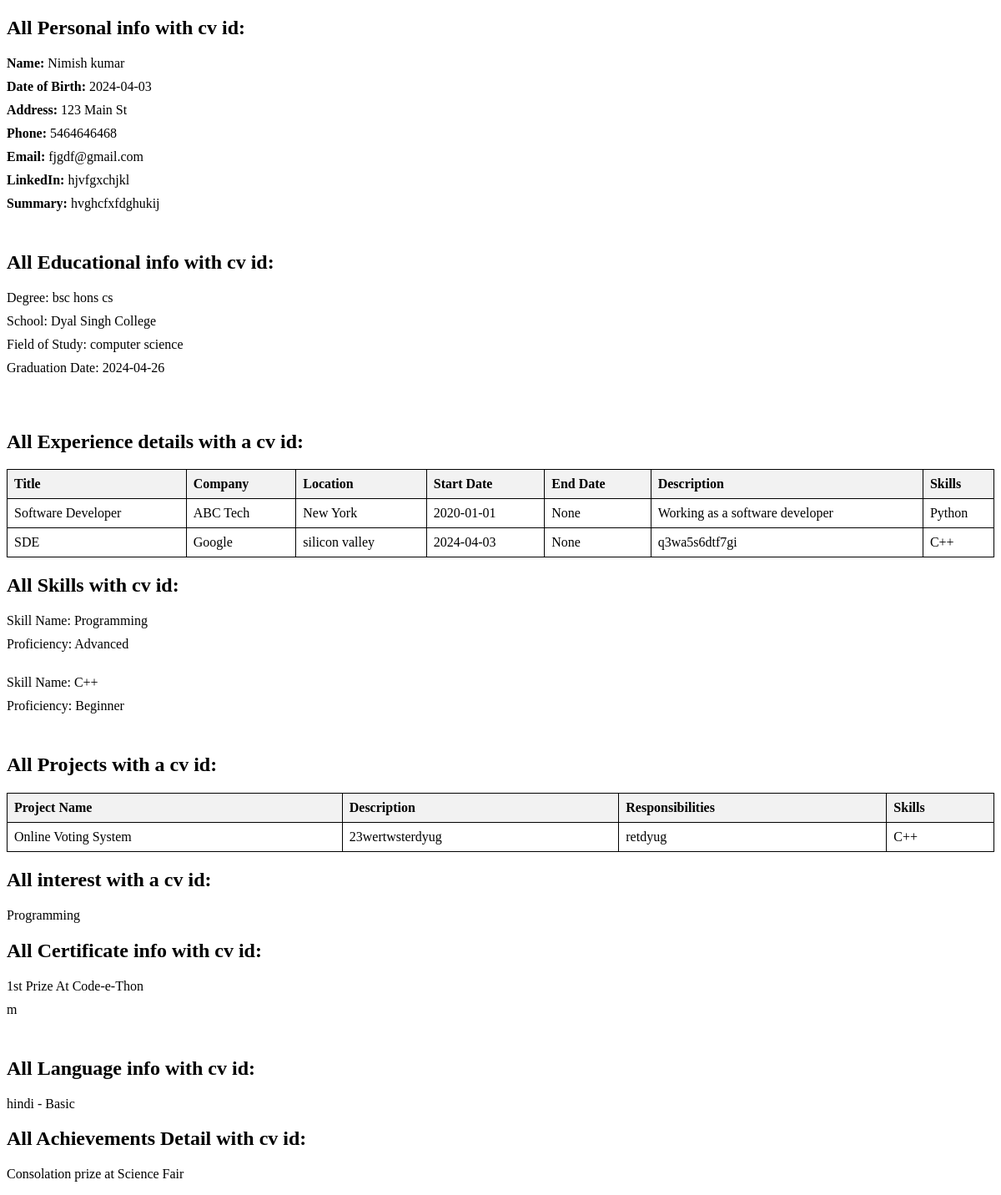
The page /queryall/21 on the database its author committed.
### app.py (models this page shows)
class PersonalInformation(db.Model):
    PersonalInfoID = db.Column(db.Integer, primary_key=True)
    Userid = db.Column(db.Integer, db.ForeignKey("user.Userid"), nullable=False)
    CV_ID = db.Column(
        db.Integer, db.ForeignKey("cv.CV_ID"), nullable=False
    )  # New column for CV ID
    Fname = db.Column(db.String(100), nullable=False)
    Lname = db.Column(db.String(100), nullable=False)
    DOB = db.Column(db.Date, nullable=False)
    Address = db.Column(db.String(255), nullable=False)
    Phn = db.Column(db.String(20), nullable=False)
    Email = db.Column(db.String(100), nullable=False)
    LinkedIn = db.Column(db.String(255))
    Summary = db.Column(db.Text)

class Education(db.Model):
    Edu_ID = db.Column(db.Integer, primary_key=True)
    CV_ID = db.Column(db.Integer, db.ForeignKey("cv.CV_ID"), nullable=False)
    Userid = db.Column(db.Integer, db.ForeignKey("user.Userid"), nullable=False)
    Degree = db.Column(db.String(255), nullable=False)
    School = db.Column(db.String(255), nullable=False)
    FieldofStudy = db.Column(db.String(255), nullable=False)
    Grad_date = db.Column(db.Date, nullable=True)

class Experience(db.Model):
    __tablename__ = "experience"
    ExpID = db.Column(db.Integer, primary_key=True)
    CV_ID = db.Column(db.Integer, db.ForeignKey("cv.CV_ID"), nullable=False)
    Userid = db.Column(db.Integer, db.ForeignKey("user.Userid"), nullable=False)
    current_job = db.Column(db.Boolean, default=False)
    title = db.Column(db.String(255), nullable=False)
    company = db.Column(db.String(255), nullable=False)
    location = db.Column(db.String(255), nullable=False)  # Renamed from Location
    start_date = db.Column(db.Date, nullable=False)  # Renamed from StartDate
    end_date = db.Column(db.Date, nullable=True)  # Renamed from EndDate
    description = db.Column(db.String(255), nullable=False)  # Renamed from Desc
    skill_id = db.Column(db.Integer, db.ForeignKey("skills.SkillID"))

class Skills(db.Model):
    __tablename__ = "skills"
    SkillID = db.Column(db.Integer, primary_key=True)
    Userid = db.Column(db.Integer, db.ForeignKey("user.Userid"), nullable=False)
    CV_ID = db.Column(db.Integer, db.ForeignKey("cv.CV_ID"), nullable=False)
    skill_name = db.Column(db.String(255), nullable=False)  # Renamed from Skillname
    proficiency = db.Column(db.String(255), nullable=False)

class Project(db.Model):
    ProjectID = db.Column(db.Integer, primary_key=True)
    CV_ID = db.Column(db.Integer, db.ForeignKey("cv.CV_ID"), nullable=False)
    Userid = db.Column(db.Integer, db.ForeignKey("user.Userid"), nullable=False)
    skill_id = db.Column(db.Integer, db.ForeignKey("skills.SkillID"))
    PrjtName = db.Column(db.String(255), nullable=False)
    Desc = db.Column(db.String(255), nullable=False)
    Responsibilities = db.Column(db.String(255), nullable=False)

class Interest(db.Model):
    CV_ID = db.Column(db.Integer, db.ForeignKey("cv.CV_ID"), nullable=False)
    InterestID = db.Column(db.Integer, primary_key=True)
    Userid = db.Column(db.Integer, db.ForeignKey("user.Userid"), nullable=False)
    interest_name = db.Column(db.String(255), nullable=False)

class Certificates(db.Model):
    CertificateID = db.Column(db.Integer, primary_key=True)
    CV_ID = db.Column(db.Integer, db.ForeignKey("cv.CV_ID"), nullable=False)
    Userid = db.Column(db.Integer, db.ForeignKey("user.Userid"), nullable=False)
    Name = db.Column(db.String(255), nullable=False)
    Issuer = db.Column(db.String(255), nullable=False)

class Language(db.Model):
    CV_ID = db.Column(db.Integer, db.ForeignKey("cv.CV_ID"), nullable=False)
    LanguageID = db.Column(db.Integer, primary_key=True)
    Userid = db.Column(db.Integer, db.ForeignKey("user.Userid"), nullable=False)
    LangName = db.Column(db.String(100), nullable=False)
    Proficiency_Lang = db.Column(db.String(50), nullable=False)

class Achievement(db.Model):
    CV_ID = db.Column(db.Integer, db.ForeignKey("cv.CV_ID"), nullable=False)
    AchievID = db.Column(db.Integer, primary_key=True)
    Userid = db.Column(db.Integer, db.ForeignKey("user.Userid"), nullable=False)
    desc = db.Column(db.String(255), nullable=False)

### app.py (the view)
@app.route("/queryall/<int:cv_id>")
def queryall(cv_id):
    personal_info = PersonalInformation.query.filter_by(CV_ID=cv_id).all()
    education_details = Education.query.filter_by(CV_ID=cv_id).all()
    Skill_details = Skills.query.filter_by(CV_ID=cv_id).all()
    Certificates_details = Certificates.query.filter_by(CV_ID=cv_id).all()
    interest_details = Interest.query.filter_by(CV_ID=cv_id).all()
    language_details = Language.query.filter_by(CV_ID=cv_id).all()
    Achievement_details = Achievement.query.filter_by(CV_ID=cv_id).all()
    experiences = Experience.query.filter_by(CV_ID=cv_id).all()
    experience_skills = {}
    for experience in experiences:
        skill_ids = [
            experience.skill_id
        ]  # Assuming skill_id is a comma-separated string of skill IDs
        skill_names = [
            skill.skill_name
            for skill in Skills.query.filter(Skills.SkillID.in_(skill_ids))
        ]
        experience_skills[experience.ExpID] = skill_names
    projects = Project.query.filter_by(CV_ID=cv_id).all()
    project_skills = {}
    for project in projects:
        skill_ids = [
            project.skill_id
        ]  # Assuming skill_id is a comma-separated string of skill IDs
        skill_names = [
            skill.skill_name
            for skill in Skills.query.filter(Skills.SkillID.in_(skill_ids))
        ]
        project_skills[project.ProjectID] = skill_names
    return render_template(
        "Queries_all.html",
        Certificates_details=Certificates_details,
        personal_info=personal_info,
        education_details=education_details,
        experiences=experiences,
        experience_skills=experience_skills,
        Skill_details=Skill_details,
        projects=projects,
        project_skills=project_skills,
        interest_details=interest_details,
        language_details=language_details,
        Achievement_details=Achievement_details,
    )

### templates/Queries_all.html (shortened to what this page needs)
<!DOCTYPE html>
<html lang="en">
<head>
</head>
<body>
    <h2>All Personal info with cv id:</h2>
    <ul>
        {% for info in personal_info %}
            <li><strong>Name:</strong> {{ info.Fname }} {{ info.Lname }}</li>
            <li><strong>Date of Birth:</strong> {{ info.DOB }}</li>
            <li><strong>Address:</strong> {{ info.Address }}</li>
            <li><strong>Phone:</strong> {{ info.Phn }}</li>
            <li><strong>Email:</strong> {{ info.Email }}</li>
            <li><strong>LinkedIn:</strong> {{ info.LinkedIn }}</li>
            <li><strong>Summary:</strong> {{ info.Summary }}</li>
            <br>
        {% endfor %}
    </ul>
    <h2>All Educational info with cv id:</h2>
    <ul>
    {% for edu in education_details %}
        <li>Degree: {{ edu.Degree }}</li>
        <li>School: {{ edu.School }}</li>
        <li>Field of Study: {{ edu.FieldofStudy }}</li>
        <li>Graduation Date: {{ edu.Grad_date }}</li><br><br>
    {% endfor %}
    </ul>
    <h2>All Experience details with a cv id:</h2>
    <table>
        <thead>
            <tr>
                <th>Title</th>
                <th>Company</th>
                <th>Location</th>
                <th>Start Date</th>
                <th>End Date</th>
                <th>Description</th>
                <th>Skills</th>
            </tr>
        </thead>
        <tbody>
            {% for experience in experiences %}
                <tr>
                    <td>{{ experience.title }}</td>
                    <td>{{ experience.company }}</td>
                    <td>{{ experience.location }}</td>
                    <td>{{ experience.start_date }}</td>
                    <td>{{ experience.end_date }}</td>
                    <td>{{ experience.description }}</td>
                    <td>
                        {% for skill in experience_skills[experience.ExpID] %}
                            {{ skill }}{% if not loop.last %}, {% endif %}
                        {% endfor %}
                    </td>
                </tr>
            {% endfor %}
        </tbody>
    </table>
    <h2>All Skills with cv id:</h2>
    <ul>
    {% for skill in Skill_details %}
        <li>Skill Name: {{ skill.skill_name }}</li>
        <li>Proficiency: {{ skill.proficiency }}</li><br>
    {% endfor %}
    </ul>
    <h2>All Projects with a cv id:</h2>
    <table>
        <thead>
            <tr>
                <th>Project Name</th>
                <th>Description</th>
                <th>Responsibilities</th>
                <th>Skills</th>
            </tr>
        </thead>
        <tbody>
            {% for project in projects %}
                <tr>
                    <td>{{ project.PrjtName }}</td>
                    <td>{{ project.Desc }}</td>
                    <td>{{ project.Responsibilities }}</td>
                    <td>
                        {% for skill in project_skills[project.ProjectID] %}
                            {{ skill }}{% if not loop.last %}, {% endif %}
                        {% endfor %}
                    </td>
                </tr>
            {% endfor %}
        </tbody>
    </table>
    <h2>All interest with a cv id:</h2>
    <ul>
    {% for interest in interest_details %}
        <li>{{ interest.interest_name }}</li>
    {% endfor %}
    </ul>
    <h2>All Certificate info with cv id:</h2>
    <ul>
    {% for cert in Certificates_details %}
        <li>{{ cert.Name }}</li>
        <li>{{ cert.Issuer }}</li><br>
    {% endfor %}
    </ul>
    <h2>All Language info with cv id:</h2>
    <ul>
    {% for language in language_details %}
        <li>{{ language.LangName }} - {{ language.Proficiency_Lang }}</li>
    {% endfor %}
    </ul>
    <h2>All Achievements Detail with cv id:</h2>
    <ul>
    {% for achievement in Achievement_details %}
        <li>{{ achievement.desc }}</li>
    {% endfor %}
    </ul>
</body>
</html>

### templates/Queries_all.html (style rules this page uses)
ul { list-style-type: none; padding: 0; }
li { margin-bottom: 10px; }
table { border-collapse: collapse; width: 100%; }
th, td { border: 1px solid black; padding: 8px; text-align: left; }
th { background-color: #f2f2f2; }
th:not(:last-child), td:not(:last-child) { padding-right: 20px; }

### rows shown on the page
PersonalInformation: Fname "Nimish", Lname "kumar", DOB "2024-04-03", Address "123 Main St", Phn "5464646468", Email "fjgdf@gmail.com", LinkedIn "hjvfgxchjkl", Summary "hvghcfxfdghukij"
Education: Degree "bsc hons cs", School "Dyal Singh College", FieldofStudy "computer science", Grad_date "2024-04-26"
Experience: title "Software Developer", company "ABC Tech", location "New York", start_date "2020-01-01", end_date "None", description "Working as a software developer"
Skills: skill_name "Python"
Experience: title "SDE", company "Google", location "silicon valley", start_date "2024-04-03", end_date "None", description "q3wa5s6dtf7gi"
Skills: skill_name "C++", proficiency "Beginner"
Skills: skill_name "Programming", proficiency "Advanced"
Project: PrjtName "Online Voting System", Desc "23wertwsterdyug", Responsibilities "retdyug"
Interest: interest_name "Programming"
Certificates: Name "1st Prize At Code-e-Thon", Issuer "m"
Language: LangName "hindi", Proficiency_Lang "Basic"
Achievement: desc "Consolation prize at Science Fair"
